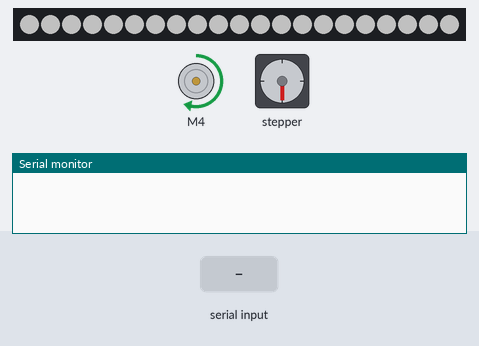
The sketch below on a simulated Arduino Uno, built with avr-gcc and run on an emulated ATmega328P. On the bench: 21 RGB LEDs in strip order, left to right, DC motor (green arrow = forward, orange = backward, longer = faster), stepper motor, the last lines printed to the serial monitor. Inputs (shaded band) come from the test bench. Dim RGB values are drawn brighter than linear; colours are those a GRB WS2812 strip shows for the declared byte order; stepper angles assume 200 steps per turn.

Above: at 13.3 s.
13.4 s: "1\n" received over Serial
At 14.8 s:
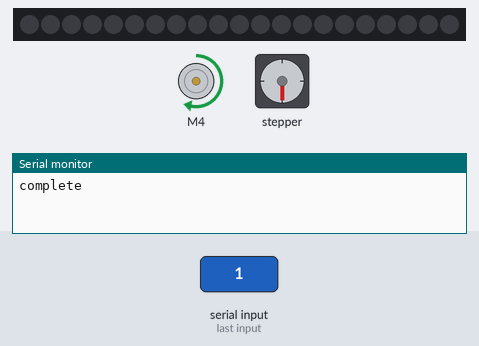
15.5 s: byte 10 ('\n') received over Serial
At 15.8 s:
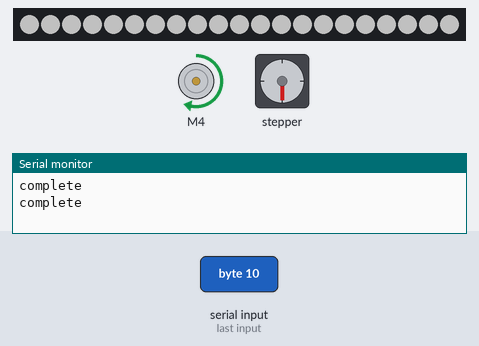
Timing chart, 0 to 18.5 s (numbered marks = the images above; inputs shaded):
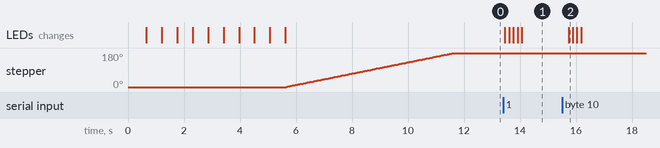

Measured:
- after the input at 13.4 s, the LEDs: change after 0.06 s (image 1)
- after the input at 15.5 s, the LEDs: change after 0.23 s (image 2)

The sketch:

lights_and_servos_v2.ino
```cpp
#include <Wire.h>
#include <Adafruit_MotorShield.h>
#include <FastLED.h>

// How many leds in your strip?
#define NUM_LEDS 21

// For led chips like Neopixels, which have a data line, ground, and power, you just
// need to define DATA_PIN.  For led chipsets that are SPI based (four wires - data, clock,
// ground, and power), like the LPD8806 define both DATA_PIN and CLOCK_PIN
#define DATA_PIN 4
Adafruit_MotorShield AFMS = Adafruit_MotorShield();
Adafruit_StepperMotor *myMotor = AFMS.getStepper(200, 1);
Adafruit_DCMotor *myDCMotor = AFMS.getMotor(4);
// Define the array of leds
CRGB leds[NUM_LEDS];
//float brightness;
float rate = 0.1;

const int pwmA = 3;
const int pwmB = 11;
const int brakeA = 9;
const int brakeB = 8;
const int dirA = 12;
const int dirB = 13;
const int stepsPerRevolution = 200;  // change this to fit the number of steps per revolution
String inputString = "";         // a String to hold incoming data
bool stringComplete = false;
bool goStep = false;

//Stepper myStepper(stepsPerRevolution, 12, 13);


// Define the AccelStepper interface type:
//#define MotorInterfaceType 2

// Create a new instance of the AccelStepper class:
//AccelStepper myStepper = AccelStepper(MotorInterfaceType, dirA, dirB);

float fadeAmount = 0.5;
float brightness = 0;


void setup() {
  // put your setup code here, to run once:

  Serial.begin(9600);
  // reserve 200 bytes for the inputString:
  inputString.reserve(200);
  FastLED.addLeds<WS2812B, DATA_PIN, RGB>(leds, NUM_LEDS);
  FastLED.setBrightness(84);
  switchOnLEDS();
  AFMS.begin();
  myMotor->setSpeed(5);  // 10 rpm
  myDCMotor->setSpeed(150);
  myDCMotor->run(FORWARD);
  int nbSteps=200;
switchOnLEDS();
   delay(500);
    switchOffLEDS();
  delay(500);
    switchOnLEDS();
    delay(500);
    switchOffLEDS();
    delay(500);
    switchOnLEDS();
    delay(500);
    switchOffLEDS();
    delay(500);
    switchOnLEDS();
    delay(500);
    switchOffLEDS();
    delay(500);
    switchOnLEDS();
    delay(500);
    switchOffLEDS();
    delay(500);
    switchOnLEDS();
    myMotor->step(nbSteps, FORWARD, INTERLEAVE);
    delay(500);
    myMotor->release();//step(nbSteps, BACKWARD, INTERLEAVE);
}

void loop() {
  //  turnOffStepper();


  //
  if (stringComplete) {
//    int nbSteps=200;
Serial.println("complete");
//    myMotor->step(nbSteps, FORWARD, INTERLEAVE);
    // clear the string:
    inputString = "";
    stringComplete = false;
    goStep = true;
    switchOffLEDS();
    delay(100);
    switchOnLEDS();
    delay(100);
    switchOffLEDS();
    delay(100);
    switchOnLEDS();
    delay(100);
    switchOffLEDS();
    delay(100);
    switchOnLEDS();

//    myStepper.enableOutputs();
  }
  if (goStep) {
     int nbSteps=50;

//    myMotor->step(nbSteps, FORWARD, DOUBLE);
    switchOffLEDS();
//    myMotor->release();
    //
    //    myStepper.moveTo(50);
    //    myStepper.setSpeed(30);
    //    myStepper.runSpeedToPosition();
    //
    //
    //    if (myStepper.distanceToGo() <= 0) {
    //      goStep = false;
    //      myStepper.setCurrentPosition(0);
    //      myStepper.disableOutputs();
    //
    //    }
  }
  else {
    //    pulseLEDS();
    switchOnLEDS();

  }
}


void turnOffStepper() {
  digitalWrite(pwmA, LOW);
  digitalWrite(pwmB, LOW);
}
void turnOnStepper() {
  digitalWrite(pwmA, HIGH);
  digitalWrite(pwmB, HIGH);
}

void setupStepper() {
  pinMode(pwmA, OUTPUT);
  pinMode(pwmB, OUTPUT);
  pinMode(brakeA, OUTPUT);
  pinMode(brakeB, OUTPUT);
  digitalWrite(pwmA, HIGH);
  digitalWrite(pwmB, HIGH);
  digitalWrite(brakeA, LOW);
  digitalWrite(brakeB, LOW);
  // set the motor speed (for multiple steps only):
//  myStepper.setMaxSpeed(200);


}


void serialEvent() {
  while (Serial.available()) {
    // get the new byte:
    char inChar = (char)Serial.read();
    // add it to the inputString:
    inputString += inChar;
    // if the incoming character is a newline, set a flag so the main loop can
    // do something about it:
    if (inChar == '\n') {
      stringComplete = true;
    }
  }
}
void pulseLEDS() {

  for (int i = 0; i < NUM_LEDS; i++ )
  {
    leds[i].setRGB(255, 255, 255); // Set Color HERE!!!
    leds[i].fadeLightBy(brightness);
  }
  brightness = brightness + fadeAmount;
  // reverse the direction of the fading at the ends of the fade:
  if (brightness < 0 || brightness > 255)
  {
    fadeAmount = -fadeAmount ;
  }
  FastLED.show();
}
void switchOnLEDS() {
  for (int i = 0; i < NUM_LEDS; i++) {
    leds[i] = CRGB::White;
    FastLED.show();
  }
}
void switchOffLEDS() {
  for (int i = 0; i < NUM_LEDS; i++) {
    leds[i] = CRGB::Black;
    FastLED.show();
  }
}
```
